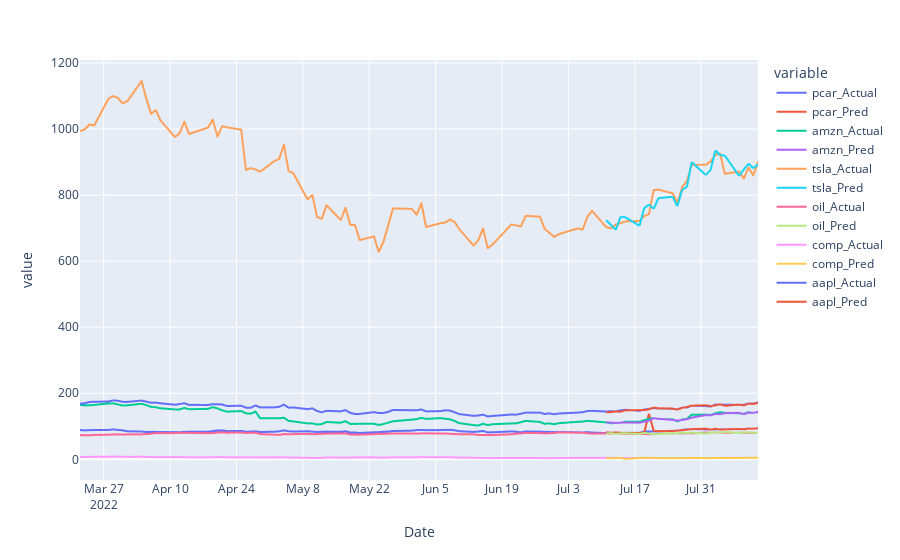

The notebook cell saved with this chart:
### Code cell
px.line(outX.set_index('Date'))
